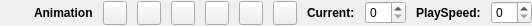
<?xml version="1.0" encoding="UTF-8"?>
<ui version="4.0">
 <class>AnimationTitleBar</class>
 <widget class="QWidget" name="AnimationTitleBar">
  <property name="geometry">
   <rect>
    <x>0</x>
    <y>0</y>
    <width>527</width>
    <height>26</height>
   </rect>
  </property>
  <property name="sizePolicy">
   <sizepolicy hsizetype="Preferred" vsizetype="Preferred">
    <horstretch>0</horstretch>
    <verstretch>0</verstretch>
   </sizepolicy>
  </property>
  <property name="windowTitle">
   <string>Form</string>
  </property>
  <property name="layoutDirection">
   <enum>Qt::LeftToRight</enum>
  </property>
  <layout class="QHBoxLayout" name="horizontalLayout_5">
   <property name="spacing">
    <number>10</number>
   </property>
   <property name="margin">
    <number>0</number>
   </property>
   <item>
    <layout class="QHBoxLayout" name="horizontalLayout">
     <item>
      <widget class="QPushButton" name="m_expand">
       <property name="minimumSize">
        <size>
         <width>24</width>
         <height>24</height>
        </size>
       </property>
       <property name="maximumSize">
        <size>
         <width>24</width>
         <height>24</height>
        </size>
       </property>
       <property name="text">
        <string/>
       </property>
       <property name="icon">
        <iconset resource="../qrc/image.qrc">
         <normaloff>:/images/icon/down.png</normaloff>:/images/icon/down.png</iconset>
       </property>
       <property name="flat">
        <bool>true</bool>
       </property>
      </widget>
     </item>
     <item>
      <widget class="QLabel" name="label">
       <property name="font">
        <font>
         <weight>75</weight>
         <bold>true</bold>
        </font>
       </property>
       <property name="text">
        <string>Animation</string>
       </property>
      </widget>
     </item>
    </layout>
   </item>
   <item>
    <layout class="QHBoxLayout" name="horizontalLayout_2">
     <item>
      <widget class="QPushButton" name="m_toFirstFrame">
       <property name="sizePolicy">
        <sizepolicy hsizetype="Minimum" vsizetype="Fixed">
         <horstretch>16</horstretch>
         <verstretch>16</verstretch>
        </sizepolicy>
       </property>
       <property name="minimumSize">
        <size>
         <width>24</width>
         <height>24</height>
        </size>
       </property>
       <property name="maximumSize">
        <size>
         <width>24</width>
         <height>24</height>
        </size>
       </property>
       <property name="text">
        <string/>
       </property>
       <property name="icon">
        <iconset resource="../qrc/image.qrc">
         <normaloff>:/images/icon/tofirst_frame.png</normaloff>:/images/icon/tofirst_frame.png</iconset>
       </property>
      </widget>
     </item>
     <item>
      <widget class="QPushButton" name="m_toPreFrame">
       <property name="minimumSize">
        <size>
         <width>24</width>
         <height>24</height>
        </size>
       </property>
       <property name="maximumSize">
        <size>
         <width>24</width>
         <height>24</height>
        </size>
       </property>
       <property name="layoutDirection">
        <enum>Qt::LeftToRight</enum>
       </property>
       <property name="text">
        <string/>
       </property>
       <property name="icon">
        <iconset resource="../qrc/image.qrc">
         <normaloff>:/images/icon/next_frame.png</normaloff>:/images/icon/next_frame.png</iconset>
       </property>
      </widget>
     </item>
     <item>
      <widget class="QPushButton" name="m_playPrev">
       <property name="minimumSize">
        <size>
         <width>24</width>
         <height>24</height>
        </size>
       </property>
       <property name="maximumSize">
        <size>
         <width>24</width>
         <height>24</height>
        </size>
       </property>
       <property name="text">
        <string/>
       </property>
       <property name="icon">
        <iconset resource="../qrc/image.qrc">
         <normaloff>:/images/icon/left_play.png</normaloff>:/images/icon/left_play.png</iconset>
       </property>
      </widget>
     </item>
     <item>
      <widget class="QPushButton" name="m_playNext">
       <property name="minimumSize">
        <size>
         <width>24</width>
         <height>24</height>
        </size>
       </property>
       <property name="maximumSize">
        <size>
         <width>24</width>
         <height>24</height>
        </size>
       </property>
       <property name="text">
        <string/>
       </property>
       <property name="icon">
        <iconset resource="../qrc/image.qrc">
         <normaloff>:/images/icon/right_play.png</normaloff>:/images/icon/right_play.png</iconset>
       </property>
      </widget>
     </item>
     <item>
      <widget class="QPushButton" name="m_toNextFrame">
       <property name="minimumSize">
        <size>
         <width>24</width>
         <height>24</height>
        </size>
       </property>
       <property name="maximumSize">
        <size>
         <width>24</width>
         <height>24</height>
        </size>
       </property>
       <property name="text">
        <string/>
       </property>
       <property name="icon">
        <iconset resource="../qrc/image.qrc">
         <normaloff>:/images/icon/pre_frame.png</normaloff>:/images/icon/pre_frame.png</iconset>
       </property>
      </widget>
     </item>
     <item>
      <widget class="QPushButton" name="m_toEndFrame">
       <property name="minimumSize">
        <size>
         <width>24</width>
         <height>24</height>
        </size>
       </property>
       <property name="maximumSize">
        <size>
         <width>24</width>
         <height>24</height>
        </size>
       </property>
       <property name="text">
        <string/>
       </property>
       <property name="icon">
        <iconset resource="../qrc/image.qrc">
         <normaloff>:/images/icon/toend_frame.png</normaloff>:/images/icon/toend_frame.png</iconset>
       </property>
      </widget>
     </item>
    </layout>
   </item>
   <item>
    <layout class="QHBoxLayout" name="horizontalLayout_3">
     <item>
      <widget class="QLabel" name="label_2">
       <property name="font">
        <font>
         <weight>75</weight>
         <bold>true</bold>
        </font>
       </property>
       <property name="text">
        <string>Current:</string>
       </property>
      </widget>
     </item>
     <item>
      <widget class="QSpinBox" name="m_current"/>
     </item>
    </layout>
   </item>
   <item>
    <layout class="QHBoxLayout" name="horizontalLayout_4">
     <item>
      <widget class="QLabel" name="label_3">
       <property name="font">
        <font>
         <weight>75</weight>
         <bold>true</bold>
        </font>
       </property>
       <property name="text">
        <string>PlaySpeed:</string>
       </property>
      </widget>
     </item>
     <item>
      <widget class="QSpinBox" name="m_playSpeed"/>
     </item>
    </layout>
   </item>
  </layout>
 </widget>
 <resources>
  <include location="../qrc/image.qrc"/>
 </resources>
 <connections/>
</ui>
